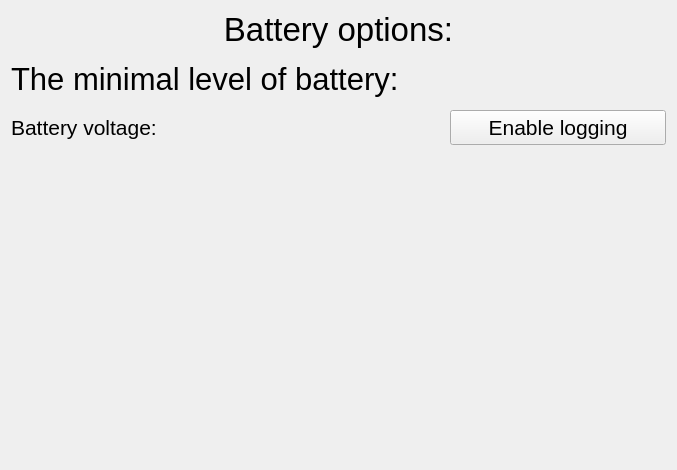
<?xml version="1.0" encoding="UTF-8"?>
<ui version="4.0">
 <class>BatteryOptions</class>
 <widget class="QWidget" name="BatteryOptions">
  <property name="geometry">
   <rect>
    <x>0</x>
    <y>0</y>
    <width>677</width>
    <height>470</height>
   </rect>
  </property>
  <property name="windowTitle">
   <string>Form</string>
  </property>
  <layout class="QVBoxLayout" name="verticalLayout">
   <item>
    <widget class="QLabel" name="label_3">
     <property name="font">
      <font>
       <pointsize>25</pointsize>
      </font>
     </property>
     <property name="text">
      <string>Battery options:</string>
     </property>
     <property name="alignment">
      <set>Qt::AlignCenter</set>
     </property>
    </widget>
   </item>
   <item>
    <layout class="QHBoxLayout" name="minimumOptionLayout">
     <item>
      <widget class="QLabel" name="label_39">
       <property name="minimumSize">
        <size>
         <width>0</width>
         <height>50</height>
        </size>
       </property>
       <property name="maximumSize">
        <size>
         <width>16777215</width>
         <height>50</height>
        </size>
       </property>
       <property name="font">
        <font>
         <pointsize>23</pointsize>
        </font>
       </property>
       <property name="autoFillBackground">
        <bool>false</bool>
       </property>
       <property name="frameShape">
        <enum>QFrame::NoFrame</enum>
       </property>
       <property name="text">
        <string>The minimal level of battery:</string>
       </property>
       <property name="alignment">
        <set>Qt::AlignLeading|Qt::AlignLeft|Qt::AlignVCenter</set>
       </property>
      </widget>
     </item>
     <item>
      <widget class="SpinBoxNumber" name="minimalLevelBatterySpinBox" native="true">
       <property name="minimumSize">
        <size>
         <width>0</width>
         <height>50</height>
        </size>
       </property>
       <property name="maximumSize">
        <size>
         <width>16777215</width>
         <height>50</height>
        </size>
       </property>
       <property name="font">
        <font>
         <pointsize>9</pointsize>
        </font>
       </property>
       <property name="minimum" stdset="0">
        <number>5</number>
       </property>
       <property name="maximum" stdset="0">
        <number>50</number>
       </property>
      </widget>
     </item>
    </layout>
   </item>
   <item>
    <layout class="QHBoxLayout" name="horizontalLayout" stretch="2,1">
     <property name="bottomMargin">
      <number>0</number>
     </property>
     <item>
      <widget class="QLabel" name="label">
       <property name="font">
        <font>
         <pointsize>16</pointsize>
        </font>
       </property>
       <property name="text">
        <string>Battery voltage:</string>
       </property>
      </widget>
     </item>
     <item>
      <widget class="QPushButton" name="enableLogButton">
       <property name="minimumSize">
        <size>
         <width>0</width>
         <height>35</height>
        </size>
       </property>
       <property name="font">
        <font>
         <pointsize>16</pointsize>
        </font>
       </property>
       <property name="focusPolicy">
        <enum>Qt::NoFocus</enum>
       </property>
       <property name="text">
        <string>Enable logging</string>
       </property>
      </widget>
     </item>
    </layout>
   </item>
   <item>
    <widget class="BatteryPlot" name="plotWidget" native="true">
     <property name="sizePolicy">
      <sizepolicy hsizetype="Expanding" vsizetype="Expanding">
       <horstretch>0</horstretch>
       <verstretch>0</verstretch>
      </sizepolicy>
     </property>
    </widget>
   </item>
   <item>
    <spacer name="verticalSpacer">
     <property name="orientation">
      <enum>Qt::Vertical</enum>
     </property>
     <property name="sizeHint" stdset="0">
      <size>
       <width>20</width>
       <height>40</height>
      </size>
     </property>
    </spacer>
   </item>
  </layout>
 </widget>
 <customwidgets>
  <customwidget>
   <class>SpinBoxNumber</class>
   <extends>QWidget</extends>
   <header>spinboxnumber.h</header>
   <container>1</container>
  </customwidget>
  <customwidget>
   <class>BatteryPlot</class>
   <extends>QWidget</extends>
   <header>batteryplot.h</header>
   <container>1</container>
  </customwidget>
 </customwidgets>
 <resources/>
 <connections/>
</ui>
